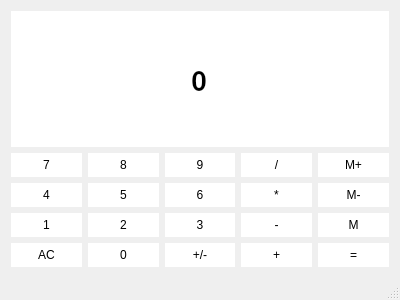
<?xml version="1.0" encoding="UTF-8"?>
<ui version="4.0">
 <class>Calculator</class>
 <widget class="QMainWindow" name="Calculator">
  <property name="geometry">
   <rect>
    <x>0</x>
    <y>0</y>
    <width>400</width>
    <height>300</height>
   </rect>
  </property>
  <property name="sizePolicy">
   <sizepolicy hsizetype="Preferred" vsizetype="Preferred">
    <horstretch>0</horstretch>
    <verstretch>0</verstretch>
   </sizepolicy>
  </property>
  <property name="windowTitle">
   <string>Calculator</string>
  </property>
  <widget class="QWidget" name="centralWidget">
   <layout class="QGridLayout" name="gridLayout">
    <item row="2" column="4">
     <widget class="QPushButton" name="MemClear">
      <property name="sizePolicy">
       <sizepolicy hsizetype="Preferred" vsizetype="Preferred">
        <horstretch>0</horstretch>
        <verstretch>0</verstretch>
       </sizepolicy>
      </property>
      <property name="styleSheet">
       <string notr="true">QPushButton {
	background-color: #FFFFFF;
	border: 0px solid #FFFFFF;
	padding: 5px;
}

QPushButton:pressed {
	background-color: #CECECE;
	border: 0px solid #CECECE;
	padding: 5px;
}</string>
      </property>
      <property name="text">
       <string>M-</string>
      </property>
     </widget>
    </item>
    <item row="1" column="2">
     <widget class="QPushButton" name="Button9">
      <property name="sizePolicy">
       <sizepolicy hsizetype="Preferred" vsizetype="Preferred">
        <horstretch>0</horstretch>
        <verstretch>0</verstretch>
       </sizepolicy>
      </property>
      <property name="styleSheet">
       <string notr="true">QPushButton {
	background-color: #FFFFFF;
	border: 0px solid #FFFFFF;
	padding: 5px;
}

QPushButton:pressed {
	background-color: #CECECE;
	border: 0px solid #CECECE;
	padding: 5px;
}</string>
      </property>
      <property name="text">
       <string>9</string>
      </property>
     </widget>
    </item>
    <item row="1" column="4">
     <widget class="QPushButton" name="MemAdd">
      <property name="sizePolicy">
       <sizepolicy hsizetype="Preferred" vsizetype="Preferred">
        <horstretch>0</horstretch>
        <verstretch>0</verstretch>
       </sizepolicy>
      </property>
      <property name="styleSheet">
       <string notr="true">QPushButton {
	background-color: #FFFFFF;
	border: 0px solid #FFFFFF;
	padding: 5px;
}

QPushButton:pressed {
	background-color: #CECECE;
	border: 0px solid #CECECE;
	padding: 5px;
}</string>
      </property>
      <property name="text">
       <string>M+</string>
      </property>
     </widget>
    </item>
    <item row="4" column="1">
     <widget class="QPushButton" name="Button2">
      <property name="sizePolicy">
       <sizepolicy hsizetype="Preferred" vsizetype="Preferred">
        <horstretch>0</horstretch>
        <verstretch>0</verstretch>
       </sizepolicy>
      </property>
      <property name="styleSheet">
       <string notr="true">QPushButton {
	background-color: #FFFFFF;
	border: 0px solid #FFFFFF;
	padding: 5px;
}

QPushButton:pressed {
	background-color: #CECECE;
	border: 0px solid #CECECE;
	padding: 5px;
}</string>
      </property>
      <property name="text">
       <string>2</string>
      </property>
     </widget>
    </item>
    <item row="1" column="3">
     <widget class="QPushButton" name="Divide">
      <property name="sizePolicy">
       <sizepolicy hsizetype="Preferred" vsizetype="Preferred">
        <horstretch>0</horstretch>
        <verstretch>0</verstretch>
       </sizepolicy>
      </property>
      <property name="styleSheet">
       <string notr="true">QPushButton {
	background-color: #FFFFFF;
	border: 0px solid #FFFFFF;
	padding: 5px;
}

QPushButton:pressed {
	background-color: #CECECE;
	border: 0px solid #CECECE;
	padding: 5px;
}</string>
      </property>
      <property name="text">
       <string>/</string>
      </property>
     </widget>
    </item>
    <item row="2" column="3">
     <widget class="QPushButton" name="Multiply">
      <property name="sizePolicy">
       <sizepolicy hsizetype="Preferred" vsizetype="Preferred">
        <horstretch>0</horstretch>
        <verstretch>0</verstretch>
       </sizepolicy>
      </property>
      <property name="styleSheet">
       <string notr="true">QPushButton {
	background-color: #FFFFFF;
	border: 0px solid #FFFFFF;
	padding: 5px;
}

QPushButton:pressed {
	background-color: #CECECE;
	border: 0px solid #CECECE;
	padding: 5px;
}</string>
      </property>
      <property name="text">
       <string>*</string>
      </property>
     </widget>
    </item>
    <item row="4" column="3">
     <widget class="QPushButton" name="Subtract">
      <property name="sizePolicy">
       <sizepolicy hsizetype="Preferred" vsizetype="Preferred">
        <horstretch>0</horstretch>
        <verstretch>0</verstretch>
       </sizepolicy>
      </property>
      <property name="styleSheet">
       <string notr="true">QPushButton {
	background-color: #FFFFFF;
	border: 0px solid #FFFFFF;
	padding: 5px;
}

QPushButton:pressed {
	background-color: #CECECE;
	border: 0px solid #CECECE;
	padding: 5px;
}</string>
      </property>
      <property name="text">
       <string>-</string>
      </property>
     </widget>
    </item>
    <item row="2" column="2">
     <widget class="QPushButton" name="Button6">
      <property name="sizePolicy">
       <sizepolicy hsizetype="Preferred" vsizetype="Preferred">
        <horstretch>0</horstretch>
        <verstretch>0</verstretch>
       </sizepolicy>
      </property>
      <property name="styleSheet">
       <string notr="true">QPushButton {
	background-color: #FFFFFF;
	border: 0px solid #FFFFFF;
	padding: 5px;
}

QPushButton:pressed {
	background-color: #CECECE;
	border: 0px solid #CECECE;
	padding: 5px;
}</string>
      </property>
      <property name="text">
       <string>6</string>
      </property>
     </widget>
    </item>
    <item row="2" column="0">
     <widget class="QPushButton" name="Button4">
      <property name="sizePolicy">
       <sizepolicy hsizetype="Preferred" vsizetype="Preferred">
        <horstretch>0</horstretch>
        <verstretch>0</verstretch>
       </sizepolicy>
      </property>
      <property name="styleSheet">
       <string notr="true">QPushButton {
	background-color: #FFFFFF;
	border: 0px solid #FFFFFF;
	padding: 5px;
}

QPushButton:pressed {
	background-color: #CECECE;
	border: 0px solid #CECECE;
	padding: 5px;
}</string>
      </property>
      <property name="text">
       <string>4</string>
      </property>
     </widget>
    </item>
    <item row="4" column="2">
     <widget class="QPushButton" name="Button3">
      <property name="sizePolicy">
       <sizepolicy hsizetype="Preferred" vsizetype="Preferred">
        <horstretch>0</horstretch>
        <verstretch>0</verstretch>
       </sizepolicy>
      </property>
      <property name="styleSheet">
       <string notr="true">QPushButton {
	background-color: #FFFFFF;
	border: 0px solid #FFFFFF;
	padding: 5px;
}

QPushButton:pressed {
	background-color: #CECECE;
	border: 0px solid #CECECE;
	padding: 5px;
}</string>
      </property>
      <property name="text">
       <string>3</string>
      </property>
     </widget>
    </item>
    <item row="1" column="0">
     <widget class="QPushButton" name="Button7">
      <property name="sizePolicy">
       <sizepolicy hsizetype="Preferred" vsizetype="Preferred">
        <horstretch>0</horstretch>
        <verstretch>0</verstretch>
       </sizepolicy>
      </property>
      <property name="styleSheet">
       <string notr="true">QPushButton {
	background-color: #FFFFFF;
	border: 0px solid #FFFFFF;
	padding: 5px;
}

QPushButton:pressed {
	background-color: #CECECE;
	border: 0px solid #CECECE;
	padding: 5px;
}</string>
      </property>
      <property name="text">
       <string>7</string>
      </property>
     </widget>
    </item>
    <item row="4" column="4">
     <widget class="QPushButton" name="MemGet">
      <property name="sizePolicy">
       <sizepolicy hsizetype="Preferred" vsizetype="Preferred">
        <horstretch>0</horstretch>
        <verstretch>0</verstretch>
       </sizepolicy>
      </property>
      <property name="styleSheet">
       <string notr="true">QPushButton {
	background-color: #FFFFFF;
	border: 0px solid #FFFFFF;
	padding: 5px;
}

QPushButton:pressed {
	background-color: #CECECE;
	border: 0px solid #CECECE;
	padding: 5px;
}</string>
      </property>
      <property name="text">
       <string>M</string>
      </property>
     </widget>
    </item>
    <item row="1" column="1">
     <widget class="QPushButton" name="Button8">
      <property name="sizePolicy">
       <sizepolicy hsizetype="Preferred" vsizetype="Preferred">
        <horstretch>0</horstretch>
        <verstretch>0</verstretch>
       </sizepolicy>
      </property>
      <property name="styleSheet">
       <string notr="true">QPushButton {
	background-color: #FFFFFF;
	border: 0px solid #FFFFFF;
	padding: 5px;
}

QPushButton:pressed {
	background-color: #CECECE;
	border: 0px solid #CECECE;
	padding: 5px;
}</string>
      </property>
      <property name="text">
       <string>8</string>
      </property>
     </widget>
    </item>
    <item row="4" column="0">
     <widget class="QPushButton" name="Button1">
      <property name="sizePolicy">
       <sizepolicy hsizetype="Preferred" vsizetype="Preferred">
        <horstretch>0</horstretch>
        <verstretch>0</verstretch>
       </sizepolicy>
      </property>
      <property name="styleSheet">
       <string notr="true">QPushButton {
	background-color: #FFFFFF;
	border: 0px solid #FFFFFF;
	padding: 5px;
}

QPushButton:pressed {
	background-color: #CECECE;
	border: 0px solid #CECECE;
	padding: 5px;
}</string>
      </property>
      <property name="text">
       <string>1</string>
      </property>
     </widget>
    </item>
    <item row="2" column="1">
     <widget class="QPushButton" name="Button5">
      <property name="sizePolicy">
       <sizepolicy hsizetype="Preferred" vsizetype="Preferred">
        <horstretch>0</horstretch>
        <verstretch>0</verstretch>
       </sizepolicy>
      </property>
      <property name="styleSheet">
       <string notr="true">QPushButton {
	background-color: #FFFFFF;
	border: 0px solid #FFFFFF;
	padding: 5px;
}

QPushButton:pressed {
	background-color: #CECECE;
	border: 0px solid #CECECE;
	padding: 5px;
}</string>
      </property>
      <property name="text">
       <string>5</string>
      </property>
     </widget>
    </item>
    <item row="5" column="0">
     <widget class="QPushButton" name="Clear">
      <property name="sizePolicy">
       <sizepolicy hsizetype="Preferred" vsizetype="Preferred">
        <horstretch>0</horstretch>
        <verstretch>0</verstretch>
       </sizepolicy>
      </property>
      <property name="styleSheet">
       <string notr="true">QPushButton {
	background-color: #FFFFFF;
	border: 0px solid #FFFFFF;
	padding: 5px;
}

QPushButton:pressed {
	background-color: #CECECE;
	border: 0px solid #CECECE;
	padding: 5px;
}</string>
      </property>
      <property name="text">
       <string>AC</string>
      </property>
     </widget>
    </item>
    <item row="5" column="1">
     <widget class="QPushButton" name="Button0">
      <property name="sizePolicy">
       <sizepolicy hsizetype="Preferred" vsizetype="Preferred">
        <horstretch>0</horstretch>
        <verstretch>0</verstretch>
       </sizepolicy>
      </property>
      <property name="styleSheet">
       <string notr="true">QPushButton {
	background-color: #FFFFFF;
	border: 0px solid #FFFFFF;
	padding: 5px;
}

QPushButton:pressed {
	background-color: #CECECE;
	border: 0px solid #CECECE;
	padding: 5px;
}</string>
      </property>
      <property name="text">
       <string>0</string>
      </property>
     </widget>
    </item>
    <item row="5" column="2">
     <widget class="QPushButton" name="Sign">
      <property name="sizePolicy">
       <sizepolicy hsizetype="Preferred" vsizetype="Preferred">
        <horstretch>0</horstretch>
        <verstretch>0</verstretch>
       </sizepolicy>
      </property>
      <property name="styleSheet">
       <string notr="true">QPushButton {
	background-color: #FFFFFF;
	border: 0px solid #FFFFFF;
	padding: 5px;
}

QPushButton:pressed {
	background-color: #CECECE;
	border: 0px solid #CECECE;
	padding: 5px;
}</string>
      </property>
      <property name="text">
       <string>+/-</string>
      </property>
     </widget>
    </item>
    <item row="5" column="3">
     <widget class="QPushButton" name="Add">
      <property name="sizePolicy">
       <sizepolicy hsizetype="Preferred" vsizetype="Preferred">
        <horstretch>0</horstretch>
        <verstretch>0</verstretch>
       </sizepolicy>
      </property>
      <property name="styleSheet">
       <string notr="true">QPushButton {
	background-color: #FFFFFF;
	border: 0px solid #FFFFFF;
	padding: 5px;
}

QPushButton:pressed {
	background-color: #CECECE;
	border: 0px solid #CECECE;
	padding: 5px;
}</string>
      </property>
      <property name="text">
       <string>+</string>
      </property>
     </widget>
    </item>
    <item row="5" column="4">
     <widget class="QPushButton" name="Equals">
      <property name="sizePolicy">
       <sizepolicy hsizetype="Preferred" vsizetype="Preferred">
        <horstretch>0</horstretch>
        <verstretch>0</verstretch>
       </sizepolicy>
      </property>
      <property name="styleSheet">
       <string notr="true">QPushButton {
	background-color: #FFFFFF;
	border: 0px solid #FFFFFF;
	padding: 5px;
}

QPushButton:pressed {
	background-color: #CECECE;
	border: 0px solid #CECECE;
	padding: 5px;
}</string>
      </property>
      <property name="text">
       <string>=</string>
      </property>
     </widget>
    </item>
    <item row="0" column="0" colspan="5">
     <widget class="QLineEdit" name="Display">
      <property name="sizePolicy">
       <sizepolicy hsizetype="Preferred" vsizetype="Expanding">
        <horstretch>0</horstretch>
        <verstretch>0</verstretch>
       </sizepolicy>
      </property>
      <property name="font">
       <font>
        <family>Noto Sans CJK TC</family>
        <pointsize>20</pointsize>
        <weight>75</weight>
        <bold>true</bold>
       </font>
      </property>
      <property name="styleSheet">
       <string notr="true">QLineEdit {
	background-color: #FFFFFF;
	border: 0px solid #FFFFFF;
	color: #000000;
}</string>
      </property>
      <property name="text">
       <string>0</string>
      </property>
      <property name="alignment">
       <set>Qt::AlignCenter</set>
      </property>
     </widget>
    </item>
   </layout>
  </widget>
  <widget class="QMenuBar" name="menuBar">
   <property name="geometry">
    <rect>
     <x>0</x>
     <y>0</y>
     <width>400</width>
     <height>22</height>
    </rect>
   </property>
  </widget>
  <widget class="QStatusBar" name="statusBar"/>
 </widget>
 <layoutdefault spacing="6" margin="11"/>
 <resources/>
 <connections/>
</ui>
